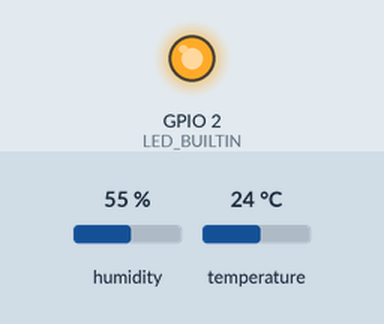
Recording of a sketch running on a simulated ESP8266 (NodeMCU). Parts: output pins drawn as LEDs (lit = HIGH, except the on-board LED, lit = LOW). The test bench sets the inputs (shaded band); at power-on: humidity 55 %, temperature 24 °C. WiFi joins after 1.5 s; servers stay silent unless stated; uploads are accepted with an empty reply; what the sketch prints to the serial monitor is not drawn.

Above: at 6.7 s.
Timing chart, 0 to 12.4 s (numbered marks = the images above):
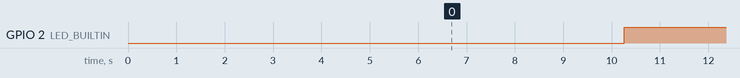

Measured:
- by itself, GPIO 2 (LED_BUILTIN): alternates HIGH for 4.0 s and LOW for 3.0 s

The sketch:

nodemc2.ino
```cpp
#include "DHT.h"        // including the library of DHT11 temperature and humidity sensor
#define DHTTYPE DHT11   // DHT 11
#include <ESP8266WiFi.h>
#include <ESP8266HTTPClient.h>
#define dht_dpin 0
#define HOST "192.168.1.43"          // Enter HOST URL without "http:// "  and "/" at the end of URL

#define WIFI_SSID "YPnet"            // WIFI SSID here
#define WIFI_PASSWORD "112233@@"
DHT dht(dht_dpin, DHTTYPE);

int val;
int val2;

String sendval, sendval2, postData;

void setup(void)
{ Serial.begin(115200);
Serial.println("Communication Started \n\n");
delay(1000);
  WiFi.mode(WIFI_STA);
WiFi.begin(WIFI_SSID, WIFI_PASSWORD);                                     //try to connect with wifi
Serial.print("Connecting to ");
Serial.print(WIFI_SSID);
while (WiFi.status() != WL_CONNECTED)
{ Serial.print(".");
    delay(500); }

Serial.println();
Serial.print("Connected to ");
Serial.println(WIFI_SSID);
Serial.print("IP Address is : ");
Serial.println(WiFi.localIP());    //print local IP address

delay(30);

pinMode(LED_BUILTIN, OUTPUT);
  dht.begin();

  delay(700);

}
void loop() {


    float h = dht.readHumidity();
    float t = dht.readTemperature();

  delay(800);
  HTTPClient http;    // http object of clas HTTPClient


// Convert integer variables to string
sendval = String(h);
sendval2 = String(t);


postData = "sendval=" + sendval + "&sendval2=" + sendval2;

http.begin("http://192.168.1.43/nodemcu/dbwrite.php");              // Connect to host where MySQL databse is hosted
http.addHeader("Content-Type", "application/x-www-form-urlencoded");            //Specify content-type header


int httpCode = http.POST(postData);   // Send POST request to php file and store server response code in variable named httpCode
Serial.println("Values are, sendval = " + sendval + " and sendval2 = "+sendval2 );


// if connection eatablished then do this
if (httpCode == 200) { Serial.println("Values uploaded successfully."); Serial.println(httpCode);
String webpage = http.getString();    // Get html webpage output and store it in a string
Serial.println(webpage + "\n");
}

// if failed to connect then return and restart

else {
  Serial.println(httpCode);
  Serial.println("Failed to upload values. \n");
  http.end();
  return; }


delay(3000);
digitalWrite(LED_BUILTIN, LOW);
delay(3000);
digitalWrite(LED_BUILTIN, HIGH);
}
```
